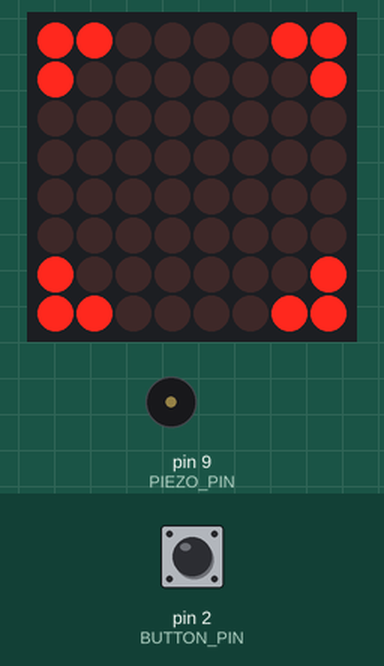
Simulated run of this sketch. Board: Arduino Uno, built with avr-gcc and run on an emulated ATmega328P. On the bench: 8×8 LED matrix, buzzer (waves = sounding). The inputs (shaded band) are chosen by the test bench; at power-on: pin 2 (BUTTON_PIN) HIGH. Random numbers use the default seed unless the sketch sets one.

Above: at 1.2 s.
1.3 s: pin 2 (BUTTON_PIN) pulled LOW for 0.15 s
At 1.48 s:
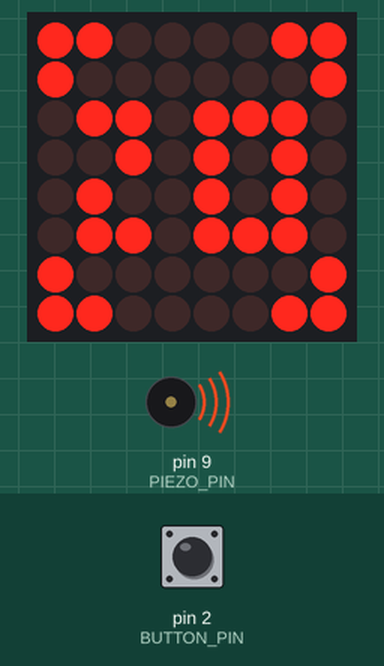
3.8 s: pin 2 (BUTTON_PIN) pulled LOW for 1 s
At 4.57 s:
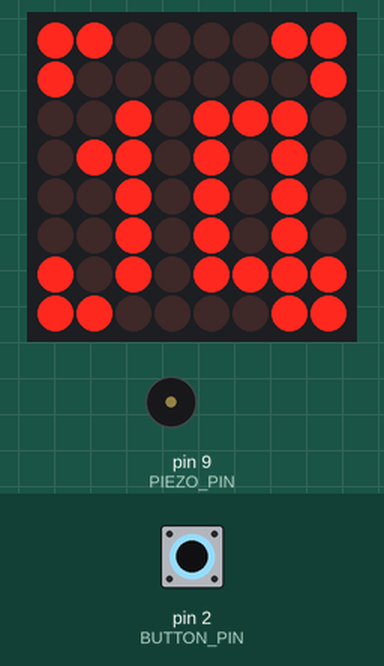
6.3 s: pin 2 (BUTTON_PIN) pulled LOW for 3.2 s
At 10.77 s:
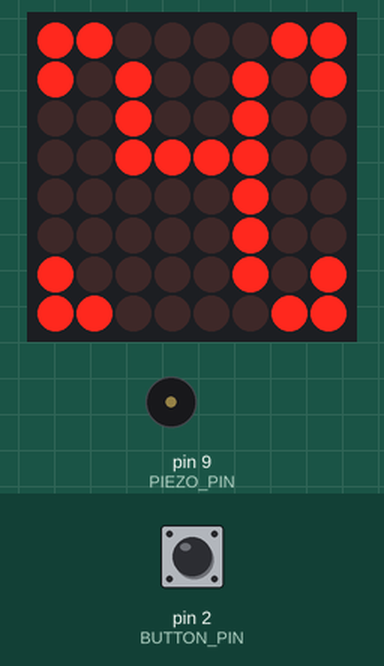
11.0 s: pin 2 (BUTTON_PIN) pulled LOW for 0.15 s
At 11.17 s:
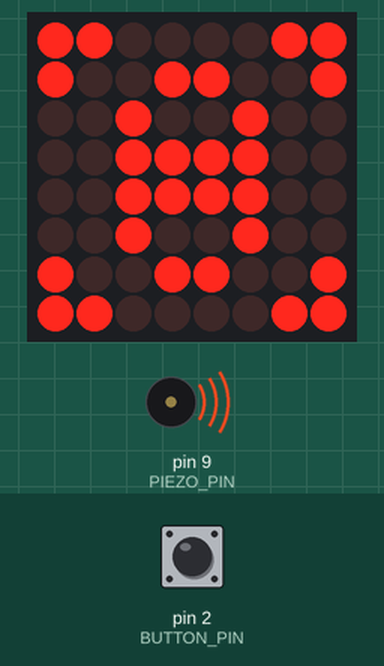
13.8 s: pin 2 (BUTTON_PIN) pulled LOW for 1 s
At 14.26 s:
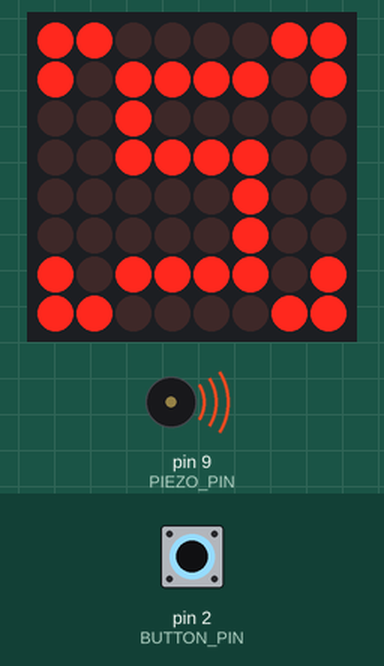
16.3 s: pin 2 (BUTTON_PIN) pulled LOW for 3.2 s
At 20.9 s:
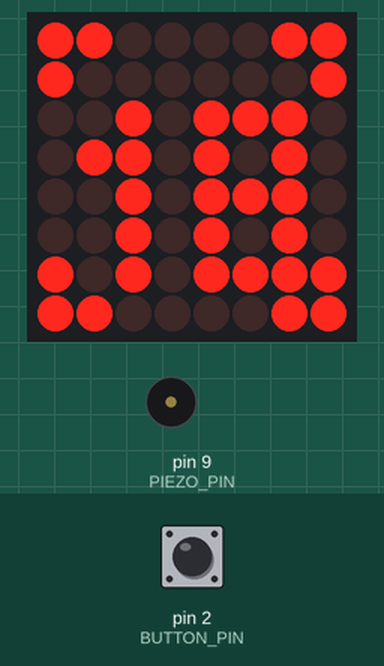
Timing chart, 0 to 22.0 s (numbered marks = the images above; inputs shaded):
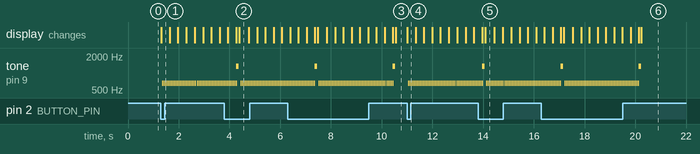

Measured:
- after the input at 1.3 s, tone on pin 9 (PIEZO_PIN): alternates 659 Hz for 0.01 s and silent for 0.05 s, starting after 0.05 s; the display: changes at once (image 1)
- after the input at 11.0 s, tone on pin 9 (PIEZO_PIN): alternates 659 Hz for 0.01 s and silent for 0.05 s, starting after 0.05 s; the display: changes at once (image 4)

The sketch:

sketch_jul12a.ino
```cpp
#include <LedControl.h> // Está sendo usada uma biblioteca externa para facilitar o uso do display 8x8

typedef unsigned long long int ulli;

#define DIN_PIN 12
#define CS_PIN 11
#define CLK_PIN 10

#define BUTTON_PIN 2
#define PIEZO_PIN 9

const ulli NUMBERS[] = {
  0x0000000000000000,
  0x0010101014181000,
  0x003c041820241800,
  0x001c203c201c0000,
  0x002020203c242400,
  0x003c20203c043c00,
  0x0018243c04043800,
  0x0008081010203c00,
  0x0018243c3c241800,
  0x001820203c241800,
  0x0074545456740000,
  0x0024242436240000,
  0x0034143446340000,
  0x0034443446340000,
  0x0044447456540000,
  0x0034443416740000,
  0x0034547416740000,
  0x0044444456740000,
  0x0074547456740000,
  0x0034447456740000,
  0x0000765254760000
};

const ulli BORDER[] = {
  0xc3810000000081c3,
  0x87808000000101e1,
  0x0e80808001010170,
  0x1c00808181010038,
  0x380001818180001c,
  0x700101018080800e,
  0xe101010000808087
};

const int ANIM_LEN = sizeof(BORDER)/8;

LedControl display = LedControl(DIN_PIN, CLK_PIN, CS_PIN);

void setup() {
  display.clearDisplay(0);
  display.shutdown(0, false);
  display.setIntensity(0, 5);

  pinMode(BUTTON_PIN, INPUT_PULLUP); // Com o INPUT_PULLUP, é adicionada uma resistência interna de 20kohms, para não danificar o botão,
  pinMode(PIEZO_PIN, OUTPUT);

  randomSeed(analogRead(0)); // Quanto não tem algo conectado no pino analógico 0, será lido um valor aleatório de tensão.
}

// Função para combinar duas imagens.
void displayCombined(ulli image1, ulli image2) {
  for (int i = 0; i < 8; i++) {
    char row1 = (image1 >> i * 8) & 0xFF;
    char row2 = (image2 >> i * 8) & 0xFF;
    char fin = row1 | row2;

    for (int j = 0; j < 8; j++) {
      display.setLed(0, i, j, bitRead(fin, j));
    }
  }
}

void playSound(int freq, int dur) {
    tone(PIEZO_PIN, freq);
    delay(dur);
    noTone(PIEZO_PIN);
}

char rando = 0;
char animation_time = 0;

void loop() {
  displayCombined(NUMBERS[rando], BORDER[0]);

  if (digitalRead(BUTTON_PIN) == LOW) {
    rando = random(1, 21); // Escolhe um número entre 1 e 20 para ser o número que sairá.

    // Animação de rodada do dado
    while (animation_time < 50) {
       displayCombined(BORDER[animation_time % ANIM_LEN], NUMBERS[random(1,21)]);
       animation_time++;
       delay(39);

       playSound(659, 10);
    }

    playSound(1319, 100);
    animation_time = 0;
  }
}
```
